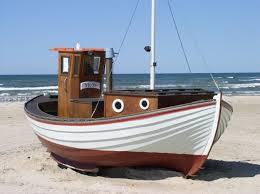
%> input picture homework4_starter/homework4_starter/hopfield2/images/boat.jpg, 260 x 194 px, given in place of vh_1.png, which was not available
$ octave vh_ica.m   (GNU Octave 9; MATLAB toolbox functions it lacks are replaced by stand-ins)
%> lines starting %> are read from the running program, lines starting %| are printed output that depends on the picture; pictures that were not available may be replaced by others from this repository, and a replacement may not be noted
% path(PATH,'./FastICA_21');

p1 = double(rgb2gray(imread('./vh_1.png')));
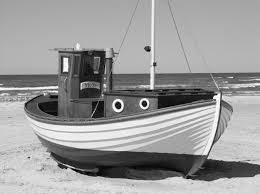
%> p1: size 194x260 double; min 0, max 255, mean 153.8
p2 = double(rgb2gray(imread('./vh_2.png')));
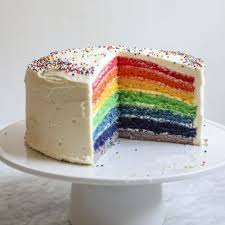
%> input picture homework4_starter/homework4_starter/hopfield2/images/cake.jpg, 225 x 225 px, given in place of vh_2.png, which was not available
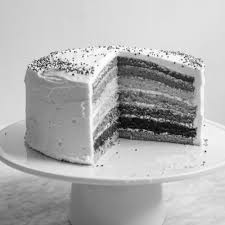
%> p2: size 225x225 double; min 1, max 255, mean 177.1

iptsetpref('ImshowBorder','tight')
scale = [0,255];
figure;
imshow(p1,scale);
figure;
imshow(p2,scale);

sigs = [];
%> (the run ends here)
